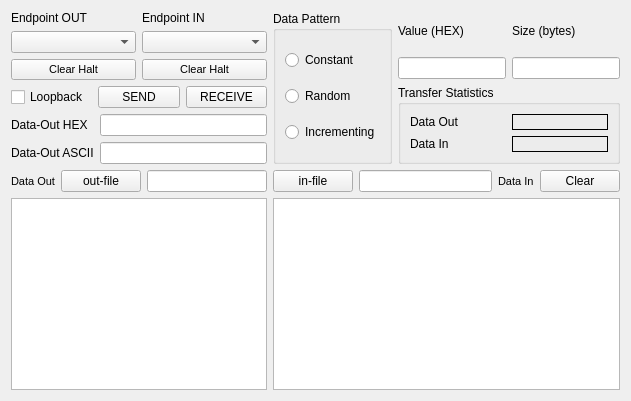
         <widget class="QWidget" name="tab_7">
          <attribute name="title">
           <string>Bulk</string>
          </attribute>
          <layout class="QHBoxLayout" name="horizontalLayout_21">
           <item>
            <layout class="QGridLayout" name="gridLayout_8">
             <item row="2" column="1">
              <widget class="QListWidget" name="lw6">
               <property name="font">
                <font>
                 <family>DejaVu Sans Mono</family>
                </font>
               </property>
              </widget>
             </item>
             <item row="2" column="0">
              <widget class="QListWidget" name="lw6_out">
               <property name="font">
                <font>
                 <family>DejaVu Sans Mono</family>
                </font>
               </property>
              </widget>
             </item>
             <item row="1" column="0">
              <layout class="QHBoxLayout" name="horizontalLayout_18">
               <item>
                <widget class="QLabel" name="label_24">
                 <property name="font">
                  <font>
                   <pointsize>8</pointsize>
                  </font>
                 </property>
                 <property name="text">
                  <string>Data Out</string>
                 </property>
                </widget>
               </item>
               <item>
                <widget class="QPushButton" name="pb6_selout">
                 <property name="text">
                  <string>out-file</string>
                 </property>
                </widget>
               </item>
               <item>
                <widget class="QLineEdit" name="le6_outfile">
                 <property name="readOnly">
                  <bool>true</bool>
                 </property>
                </widget>
               </item>
              </layout>
             </item>
             <item row="1" column="1">
              <layout class="QHBoxLayout" name="horizontalLayout_19">
               <item>
                <widget class="QPushButton" name="pb6_selin">
                 <property name="text">
                  <string>in-file</string>
                 </property>
                </widget>
               </item>
               <item>
                <widget class="QLineEdit" name="le6_infile">
                 <property name="readOnly">
                  <bool>true</bool>
                 </property>
                </widget>
               </item>
               <item>
                <widget class="QLabel" name="label_75">
                 <property name="font">
                  <font>
                   <pointsize>8</pointsize>
                  </font>
                 </property>
                 <property name="text">
                  <string>Data In</string>
                 </property>
                </widget>
               </item>
               <item>
                <widget class="QPushButton" name="pb6_clear">
                 <property name="text">
                  <string>Clear</string>
                 </property>
                </widget>
               </item>
              </layout>
             </item>
             <item row="0" column="1">
              <layout class="QHBoxLayout" name="horizontalLayout_20">
               <item>
                <widget class="QGroupBox" name="groupBox_6">
                 <property name="title">
                  <string>Data Pattern</string>
                 </property>
                 <layout class="QVBoxLayout" name="verticalLayout_26">
                  <item>
                   <widget class="QRadioButton" name="rb6_constant">
                    <property name="text">
                     <string>Constant</string>
                    </property>
                   </widget>
                  </item>
                  <item>
                   <widget class="QRadioButton" name="rb6_random">
                    <property name="text">
                     <string>Random</string>
                    </property>
                   </widget>
                  </item>
                  <item>
                   <widget class="QRadioButton" name="rb6_inc">
                    <property name="text">
                     <string>Incrementing</string>
                    </property>
                   </widget>
                  </item>
                 </layout>
                </widget>
               </item>
               <item>
                <layout class="QVBoxLayout" name="verticalLayout_27">
                 <item>
                  <layout class="QGridLayout" name="gridLayout_4">
                   <item row="1" column="0">
                    <widget class="QLineEdit" name="le6_value">
                     <property name="inputMask">
                      <string>HH</string>
                     </property>
                     <property name="alignment">
                      <set>Qt::AlignRight|Qt::AlignTrailing|Qt::AlignVCenter</set>
                     </property>
                    </widget>
                   </item>
                   <item row="1" column="1">
                    <widget class="QLineEdit" name="le6_size">
                     <property name="alignment">
                      <set>Qt::AlignRight|Qt::AlignTrailing|Qt::AlignVCenter</set>
                     </property>
                    </widget>
                   </item>
                   <item row="0" column="0">
                    <widget class="QLabel" name="label_27">
                     <property name="text">
                      <string>Value (HEX)</string>
                     </property>
                    </widget>
                   </item>
                   <item row="0" column="1">
                    <widget class="QLabel" name="label_28">
                     <property name="text">
                      <string>Size (bytes)</string>
                     </property>
                    </widget>
                   </item>
                  </layout>
                 </item>
                 <item>
                  <widget class="QGroupBox" name="groupBox_8">
                   <property name="title">
                    <string>Transfer Statistics</string>
                   </property>
                   <layout class="QGridLayout" name="gridLayout_6">
                    <item row="0" column="0">
                     <widget class="QLabel" name="label_35">
                      <property name="text">
                       <string>Data Out</string>
                      </property>
                     </widget>
                    </item>
                    <item row="0" column="1">
                     <widget class="QLabel" name="label6_out">
                      <property name="frameShape">
                       <enum>QFrame::Box</enum>
                      </property>
                      <property name="text">
                       <string/>
                      </property>
                      <property name="alignment">
                       <set>Qt::AlignRight|Qt::AlignTrailing|Qt::AlignVCenter</set>
                      </property>
                     </widget>
                    </item>
                    <item row="1" column="0">
                     <widget class="QLabel" name="label_36">
                      <property name="text">
                       <string>Data In</string>
                      </property>
                     </widget>
                    </item>
                    <item row="1" column="1">
                     <widget class="QLabel" name="label6_in">
                      <property name="frameShape">
                       <enum>QFrame::Box</enum>
                      </property>
                      <property name="text">
                       <string/>
                      </property>
                      <property name="alignment">
                       <set>Qt::AlignRight|Qt::AlignTrailing|Qt::AlignVCenter</set>
                      </property>
                     </widget>
                    </item>
                   </layout>
                  </widget>
                 </item>
                </layout>
               </item>
              </layout>
             </item>
             <item row="0" column="0">
              <layout class="QVBoxLayout" name="verticalLayout_28">
               <item>
                <layout class="QGridLayout" name="gridLayout_3">
                 <item row="2" column="0">
                  <widget class="QPushButton" name="pb6_clearhalt_out">
                   <property name="font">
                    <font>
                     <pointsize>8</pointsize>
                    </font>
                   </property>
                   <property name="text">
                    <string>Clear Halt</string>
                   </property>
                  </widget>
                 </item>
                 <item row="1" column="0">
                  <widget class="QComboBox" name="cb6_out"/>
                 </item>
                 <item row="0" column="0">
                  <widget class="QLabel" name="label_31">
                   <property name="text">
                    <string>Endpoint OUT</string>
                   </property>
                  </widget>
                 </item>
                 <item row="2" column="1">
                  <widget class="QPushButton" name="pb6_clearhalt_in">
                   <property name="font">
                    <font>
                     <pointsize>8</pointsize>
                    </font>
                   </property>
                   <property name="text">
                    <string>Clear Halt</string>
                   </property>
                  </widget>
                 </item>
                 <item row="1" column="1">
                  <widget class="QComboBox" name="cb6_in"/>
                 </item>
                 <item row="0" column="1">
                  <widget class="QLabel" name="label_32">
                   <property name="text">
                    <string>Endpoint IN</string>
                   </property>
                  </widget>
                 </item>
                </layout>
               </item>
               <item>
                <layout class="QHBoxLayout" name="horizontalLayout_17">
                 <item>
                  <widget class="QCheckBox" name="cb6_loop">
                   <property name="text">
                    <string>Loopback</string>
                   </property>
                  </widget>
                 </item>
                 <item>
                  <widget class="QPushButton" name="pb6_send">
                   <property name="text">
                    <string>SEND</string>
                   </property>
                  </widget>
                 </item>
                 <item>
                  <widget class="QPushButton" name="pb6_rcv">
                   <property name="text">
                    <string>RECEIVE</string>
                   </property>
                  </widget>
                 </item>
                </layout>
               </item>
               <item>
                <layout class="QGridLayout" name="gridLayout_7">
                 <item row="0" column="0">
                  <widget class="QLabel" name="label_29">
                   <property name="text">
                    <string>Data-Out HEX</string>
                   </property>
                  </widget>
                 </item>
                 <item row="0" column="1">
                  <widget class="QLineEdit" name="le6_out_hex">
                   <property name="maxLength">
                    <number>64</number>
                   </property>
                  </widget>
                 </item>
                 <item row="1" column="1">
                  <widget class="QLineEdit" name="le6_out_ascii">
                   <property name="maxLength">
                    <number>64</number>
                   </property>
                  </widget>
                 </item>
                 <item row="1" column="0">
                  <widget class="QLabel" name="label_37">
                   <property name="text">
                    <string>Data-Out ASCII</string>
                   </property>
                  </widget>
                 </item>
                </layout>
               </item>
              </layout>
             </item>
            </layout>
           </item>
          </layout>
         </widget>
